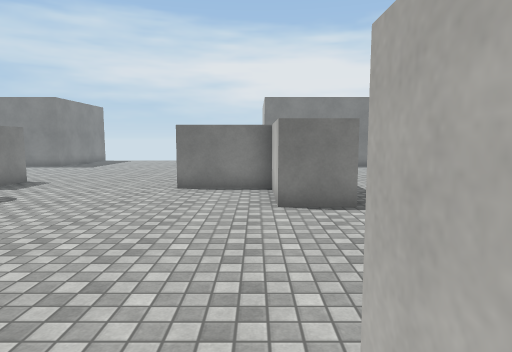
View 1 (above)

19 first-person views from a walk through a 3-D level made in the Unity game engine. The camera is 1.5 m above the floor, tilts 6° down and sees 75° across. The floor is counted in squares, 1 m on a side. Each view is taken from the middle of a square. On the plan, view 1 faces up. The plan holds only what a view shows up to about 15 squares ahead; the rest is blank. The place goes on beyond the plan. The player is left out. Surface patterns are stand-ins for the level's own textures.

View 2
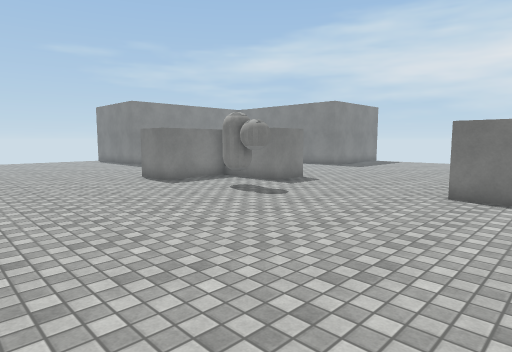

View 3
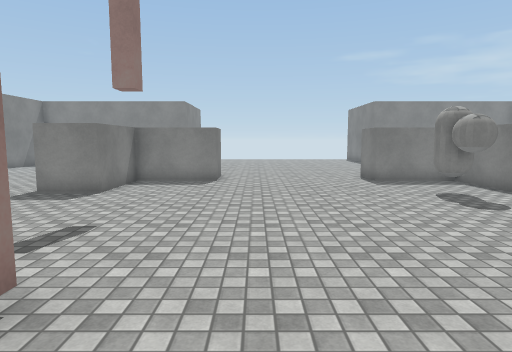

View 4
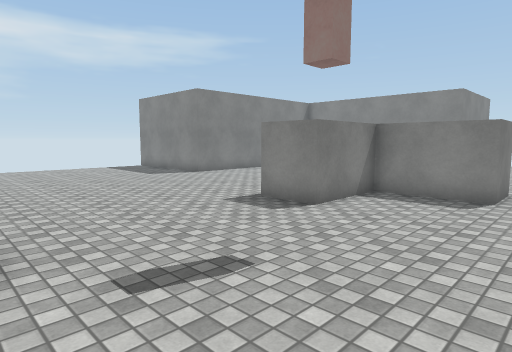

View 5
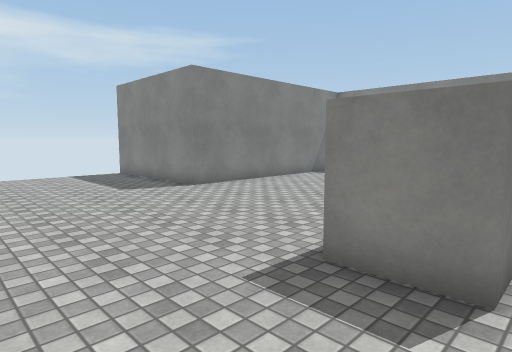

View 6
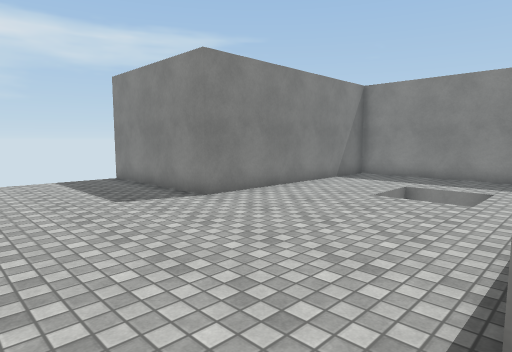

View 7
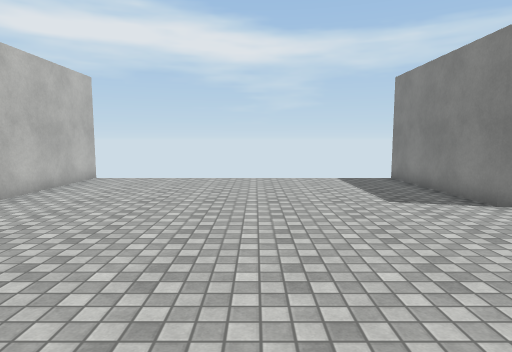

View 8
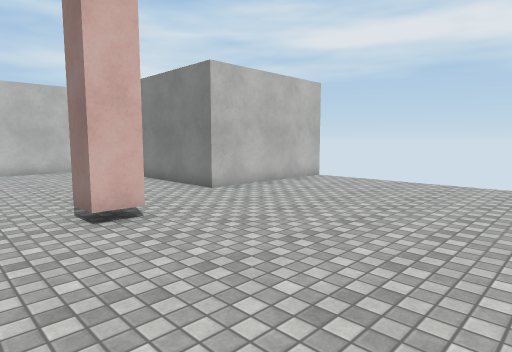

View 9
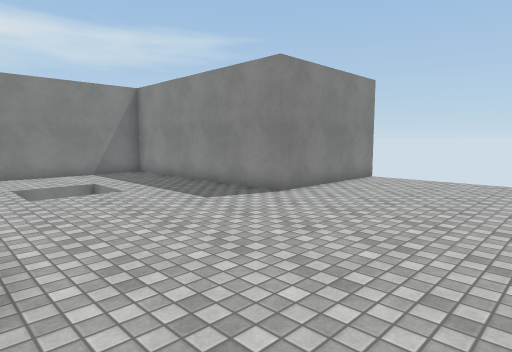

View 10
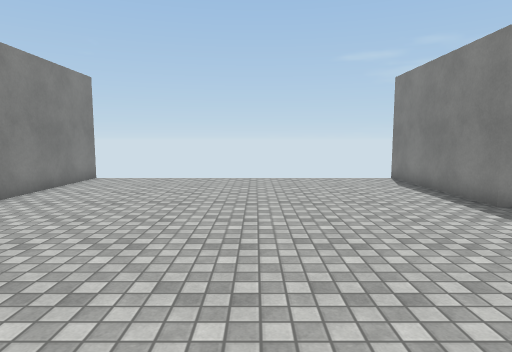

View 11
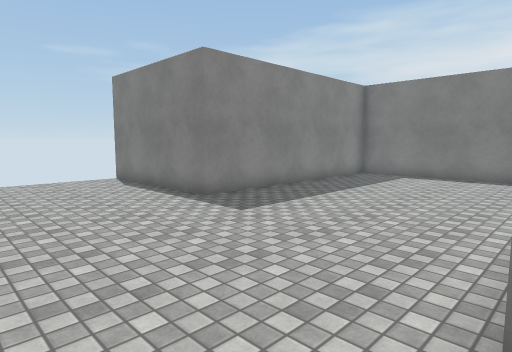

View 12
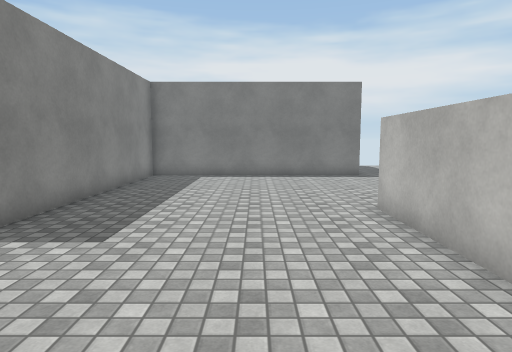

View 13
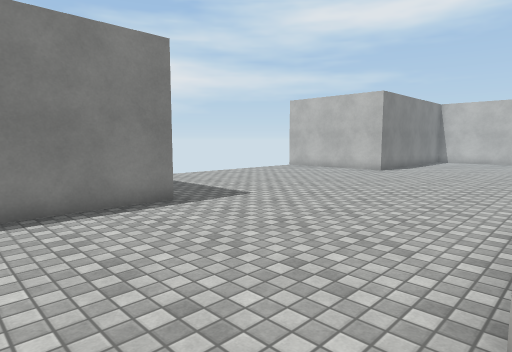

View 14
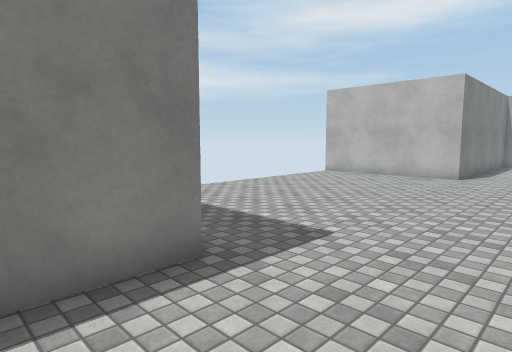

View 15
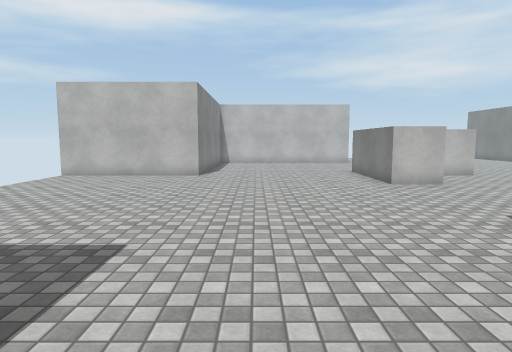

View 16
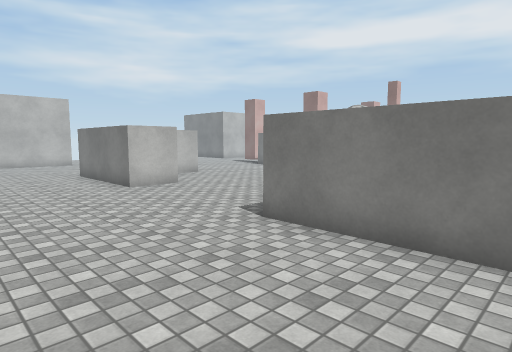

View 17
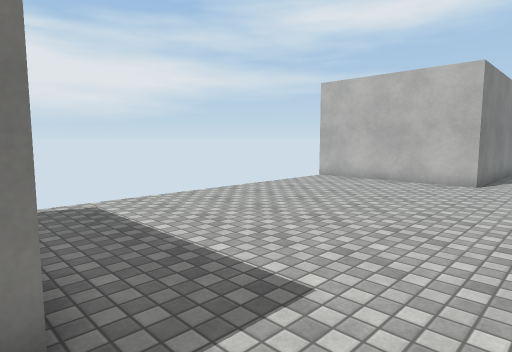

View 18
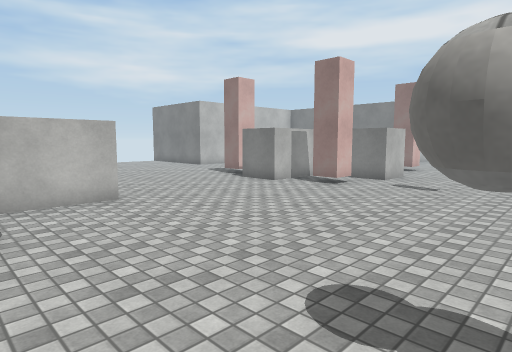

View 19
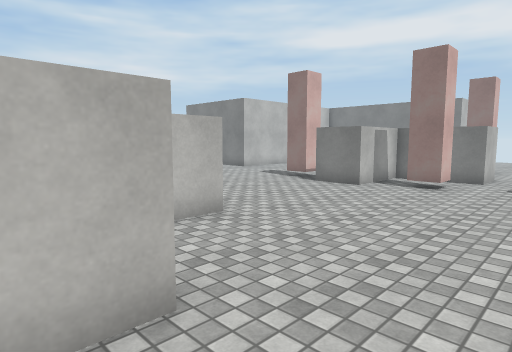

### Floor plan
Points are (right, up) in squares from view 1. A wall is a line through its corners. A room is listed if a view was taken in it or the views show most of it. See-through windows are left out.
Room 1 (views 1, 2)
walls: (-2.5, -1.5) (0.5, -1.5) (0.5, 1.5)
ways out: opening at (-1.5, -1) to room 2; opening at (0, 0.5) to room 2
Room 2 (views 3, 4, 5, 6, 7, 8, 9, 10, 11, 12, 13, 14, 15, 16, 17, 18, 19)
walls: (-13.3, 8.4) (-13.3, 12.4); (-13.4, 1.5) (-11.5, 1.5) (-11.5, -1.5) (-8.5, -1.5) (-8.5, -3.4); (-12.5, 12.3) (-8.5, 12.3) (-8.5, 10.5) (-11.5, 10.5) (-11.5, 7.5) (-13.4, 7.5); (-1.8, -0.1) (-1.8, 0.9) (-0.8, 0.9); (0.5, 1.5) (2.4, 1.5); (-2.5, -3.4) (-2.5, -1.5); (2.4, 7.5) (0.5, 7.5) (0.5, 10.5) (-2.5, 10.5) (-2.5, 12.3) (2.4, 12.3); (-11.4, 19.5) (-20.5, 19.5) (-20.5, 10.5) (-26.5, 10.5); (-1.8, -7.1) (-1.8, -6.1) (-0.8, -6.1); (-26.6, -1.5) (-20.5, -1.5) (-20.5, -9.9); (-19.9, -10.5) (-11.5, -10.5) (-11.5, -16.5); (3.5, 19.5) (0.5, 19.5) (0.5, 25.5); (0.5, -16.5) (0.5, -10.5) (3.5, -10.5)
ways out: opening at (-1.5, -1) to room 1; opening at (0, 0.5) to room 1
objects: other object (-9, 8) to (-8, 9)

Positions as (right, up) in squares from view 1, and headings:
1: (0, 0), facing up
2: (0, 1), facing up-left
3: (1, 3), facing left
4: (-2, 3), facing down-left
5: (-5, -1), facing down-left
6: (-6, -3), facing down-left
7: (-6, -3), facing down
8: (-8, -4), facing down-right
9: (-13, 5), facing down-left
10: (-13, 5), facing left
11: (-13, 5), facing up-left
12: (-16, 5), facing up
13: (-16, 12), facing up-right
14: (-14, 16), facing up-right
15: (-14, 17), facing right
16: (-13, 17), facing down-right
17: (-12, 17), facing up-right
18: (-8, 11), facing down-right
19: (-5, 12), facing down-right
